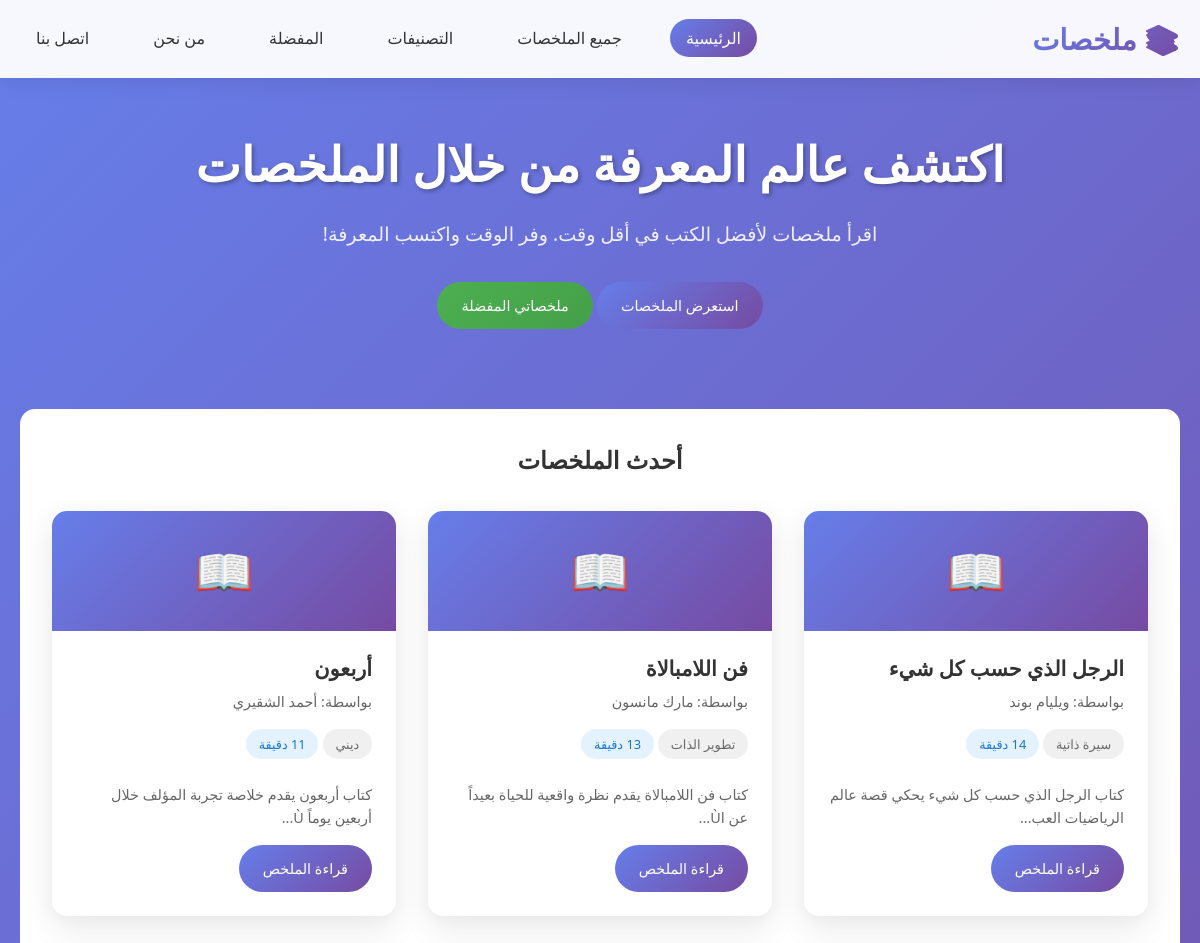
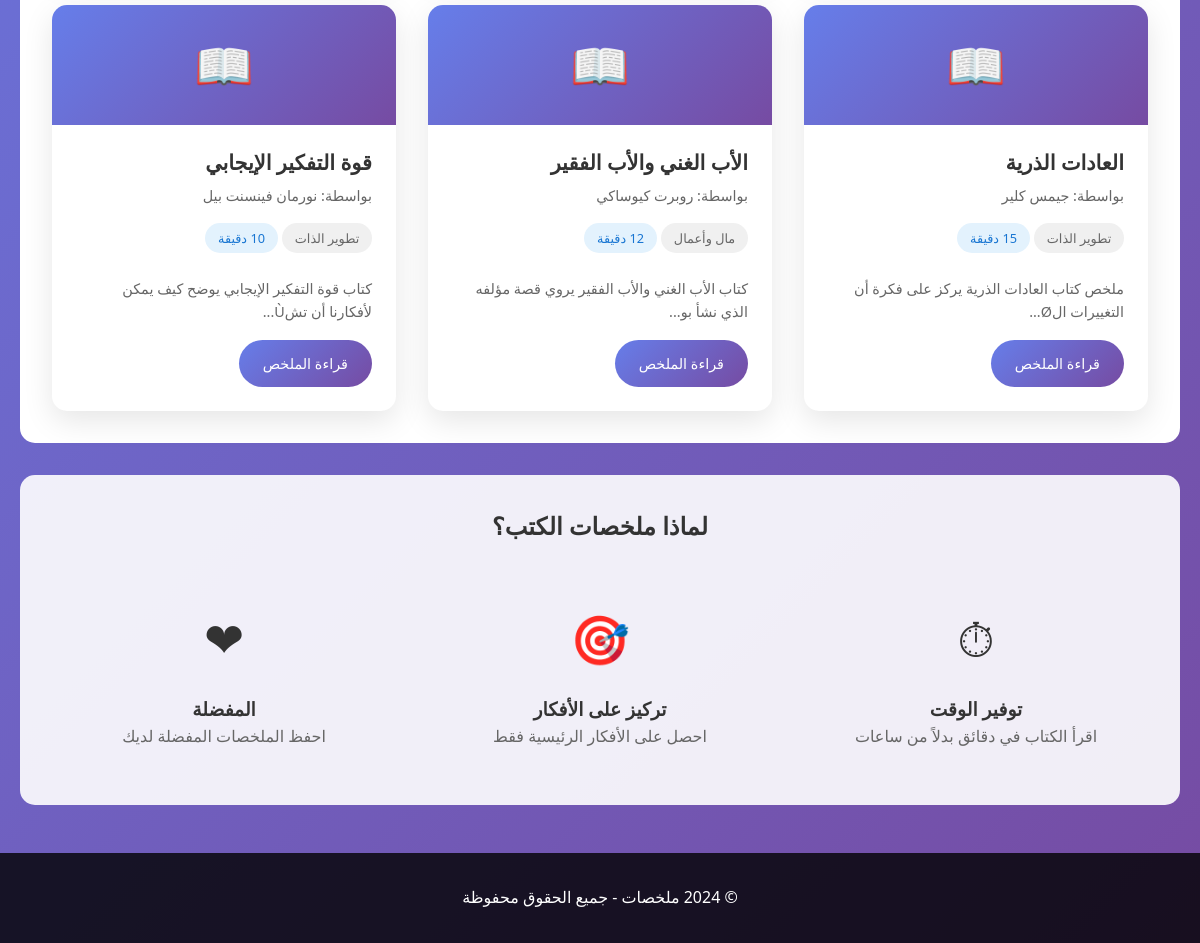
The page / on the database its author committed (2 pictures, top to bottom).
### tables this page shows
CREATE TABLE `books` (
  `id` int(6) UNSIGNED NOT NULL,
  `title` varchar(255) NOT NULL,
  `author` varchar(255) NOT NULL,
  `category` varchar(100) DEFAULT NULL,
  `summary` text DEFAULT NULL,
  `cover_image` varchar(255) DEFAULT NULL,
  `reading_time` varchar(50) DEFAULT NULL,
  `key_points` text DEFAULT NULL,
  `created_at` timestamp NOT NULL DEFAULT current_timestamp()
);

### index.php (the view, shortened to what this page needs)
<?php include 'config.php'; ?>
<!DOCTYPE html>
<html lang="ar" dir="rtl">
<head>
    <link rel="stylesheet" href="style.css">
</head>
<body>
    <header>
        <nav class="container">
            <div class="logo">📚 ملخصات</div>
            <ul class="nav-links">
                <li><a href="index.php" class="active">الرئيسية</a></li>
                <li><a href="summaries.php">جميع الملخصات</a></li>
                <li><a href="categories.php">التصنيفات</a></li>
                <li><a href="favorites.php">المفضلة</a></li>
                <li><a href="about.php">من نحن</a></li>
                <li><a href="contact.php">اتصل بنا</a></li>
            </ul>
        </nav>
    </header>
    <main class="container">
        <section class="hero">
            <h1>اكتشف عالم المعرفة من خلال الملخصات</h1>
            <p>اقرأ ملخصات لأفضل الكتب في أقل وقت. وفر الوقت واكتسب المعرفة!</p>
            <div style="margin-top: 2rem;">
                <a href="summaries.php" class="btn">استعرض الملخصات</a>
                <a href="favorites.php" class="btn btn-success">ملخصاتي المفضلة</a>
            </div>
        </section>
        <section style="background: white; border-radius: 15px; padding: 2rem; margin-top: 2rem;">
            <h2 style="text-align: center; color: #333; margin-bottom: 2rem;">أحدث الملخصات</h2>
            <div class="books-grid">
                <?php
                $sql = "SELECT * FROM books ORDER BY created_at DESC LIMIT 6";
                $result = $conn->query($sql);
                if ($result->num_rows > 0) {
                    while($row = $result->fetch_assoc()) {
                        echo "
                        <div class='book-card'>
                            <div class='book-cover'>📖</div>
                            <div class='book-info'>
                                <h3>{$row['title']}</h3>
                                <div class='book-author'>بواسطة: {$row['author']}</div>
                                <div class='book-category'>{$row['category']}</div>
                                <div class='reading-time'>{$row['reading_time']}</div>
                                <p style='color: #666; margin: 1rem 0; font-size: 0.9rem;'>" .
                                substr($row['summary'], 0, 100) . "...</p>
                                <div style='margin-top: 1rem;'>
                                    <a href='summary.php?id={$row['id']}' class='btn'>قراءة الملخص</a>
                                </div>
                            </div>
                        </div>";
                    }
                } else {
                    echo "<p style='text-align: center; width: 100%; color: #666;'>لا توجد ملخصات متاحة حالياً. <a href='database_setup.php'>اضغط هنا لإضافة الملخصات</a></p>";
                }
                ?>
            </div>
        </section>
        <section style="background: rgba(255,255,255,0.9); border-radius: 15px; padding: 2rem; margin-top: 2rem;">
            <h2 style="text-align: center; color: #333; margin-bottom: 1rem;">لماذا ملخصات الكتب؟</h2>
            <div style="display: grid; grid-template-columns: repeat(auto-fit, minmax(250px, 1fr)); gap: 2rem; margin-top: 2rem;">
                <div style="text-align: center; padding: 1.5rem;">
                    <div style="font-size: 3rem; margin-bottom: 1rem;">⏱</div>
                    <h3 style="color: #333;">توفير الوقت</h3>
                    <p style="color: #666;">اقرأ الكتاب في دقائق بدلاً من ساعات</p>
                </div>
                <div style="text-align: center; padding: 1.5rem;">
                    <div style="font-size: 3rem; margin-bottom: 1rem;">🎯</div>
                    <h3 style="color: #333;">تركيز على الأفكار</h3>
                    <p style="color: #666;">احصل على الأفكار الرئيسية فقط</p>
                </div>
                <div style="text-align: center; padding: 1.5rem;">
                    <div style="font-size: 3rem; margin-bottom: 1rem;">❤</div>
                    <h3 style="color: #333;">المفضلة</h3>
                    <p style="color: #666;">احفظ الملخصات المفضلة لديك</p>
                </div>
            </div>
        </section>
    </main>
    <footer style="background: rgba(0,0,0,0.8); color: white; text-align: center; padding: 2rem 0; margin-top: 3rem;">
        <div class="container">
            <p>© 2024 ملخصات - جميع الحقوق محفوظة</p>
        </div>
    </footer>
</body>
</html>

### style.css (style rules this page uses)
* { margin: 0; padding: 0; box-sizing: border-box; }
body { font-family: 'Segoe UI', Tahoma, Geneva, Verdana, sans-serif; line-height: 1.6; color: #333; background: linear-gradient(135deg, #667eea 0%, #764ba2 100%); min-height: 100vh; }
.container { max-width: 1200px; margin: 0 auto; padding: 0 20px; }
header { background: rgba(255, 255, 255, 0.95); backdrop-filter: blur(10px); padding: 1rem 0; box-shadow: 0 2px 20px rgba(0,0,0,0.1); position: sticky; top: 0; z-index: 1000; }
nav { display: flex; justify-content: space-between; align-items: center; }
.logo { font-size: 1.8rem; font-weight: bold; background: linear-gradient(135deg, #667eea 0%, #764ba2 100%); -webkit-background-clip: text; -webkit-text-fill-color: transparent; }
.nav-links { display: flex; list-style: none; gap: 2rem; }
.nav-links a { color: #333; text-decoration: none; padding: 0.5rem 1rem; border-radius: 25px; transition: all 0.3s; font-weight: 500; }
.nav-links a:hover, .nav-links a.active { background: linear-gradient(135deg, #667eea 0%, #764ba2 100%); color: white; }
main { padding: 2rem 0; }
.hero { text-align: center; padding: 3rem 0; color: white; }
.hero h1 { font-size: 3rem; margin-bottom: 1rem; text-shadow: 2px 2px 4px rgba(0,0,0,0.3); }
.hero p { font-size: 1.2rem; opacity: 0.9; max-width: 600px; margin: 0 auto; }
.books-grid { display: grid; grid-template-columns: repeat(auto-fill, minmax(300px, 1fr)); gap: 2rem; margin-top: 2rem; }
.book-card { background: white; border-radius: 15px; overflow: hidden; box-shadow: 0 10px 30px rgba(0,0,0,0.1); transition: transform 0.3s, box-shadow 0.3s; cursor: pointer; }
.book-cover { height: 120px; background: linear-gradient(135deg, #667eea 0%, #764ba2 100%); display: flex; align-items: center; justify-content: center; color: white; font-size: 3rem; }
.book-info { padding: 1.5rem; }
.book-info h3 { color: #333; margin-bottom: 0.5rem; font-size: 1.3rem; line-height: 1.3; }
.book-author { color: #666; font-size: 0.9rem; margin-bottom: 0.5rem; }
.book-category { background: #f0f0f0; color: #666; padding: 0.3rem 0.8rem; border-radius: 15px; font-size: 0.8rem; display: inline-block; margin-bottom: 0.5rem; }
.reading-time { background: #e3f2fd; color: #1976d2; padding: 0.3rem 0.8rem; border-radius: 15px; font-size: 0.8rem; display: inline-block; margin: 0.5rem 0; }
.btn { background: linear-gradient(135deg, #667eea 0%, #764ba2 100%); color: white; padding: 0.75rem 1.5rem; border: none; border-radius: 25px; cursor: pointer; text-decoration: none; display: inline-block; text-align: center; transition: all 0.3s; font-weight: 500; font-size: 0.9rem; }
.btn-success { background: linear-gradient(135deg, #4CAF50 0%, #45a049 100%); }
footer { background: rgba(0,0,0,0.8); color: white; text-align: center; padding: 2rem 0; margin-top: 3rem; }
.book-card { animation: fadeIn 0.5s ease-in-out; }

### rows shown on the page
books: title "الرجل الذي حسب كل شيء", author "ويليام بوند", category "سيرة ذاتية", reading_time "14 دقيقة", summary "كتاب الرجل الذي حسب كل شيء يحكي قصة عالم الرياضيات العب"
books: title "فن اللامبالاة", author "مارك مانسون", category "تطوير الذات", reading_time "13 دقيقة", summary "كتاب فن اللامبالاة يقدم نظرة واقعية للحياة بعيداً عن اÙ"
books: title "أربعون", author "أحمد الشقيري", category "ديني", reading_time "11 دقيقة", summary "كتاب أربعون يقدم خلاصة تجربة المؤلف خلال أربعين يوماً Ù"
books: title "العادات الذرية", author "جيمس كلير", category "تطوير الذات", reading_time "15 دقيقة", summary "ملخص كتاب العادات الذرية يركز على فكرة أن التغييرات الØ"
books: title "الأب الغني والأب الفقير", author "روبرت كيوساكي", category "مال وأعمال", reading_time "12 دقيقة", summary "كتاب الأب الغني والأب الفقير يروي قصة مؤلفه الذي نشأ بو"
books: title "قوة التفكير الإيجابي", author "نورمان فينسنت بيل", category "تطوير الذات", reading_time "10 دقيقة", summary "كتاب قوة التفكير الإيجابي يوضح كيف يمكن لأفكارنا أن تشÙ"
